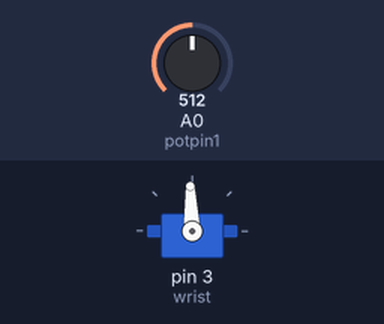
The sketch below on a simulated Arduino Uno, built with avr-gcc and run on an emulated ATmega328P. Shown: servo. The inputs (shaded band) are chosen by the test bench; at power-on: A0 (potpin1) = 512.

Above: at 1.2 s.
1.3 s: A0 (potpin1) set to 716
At 2.1 s:
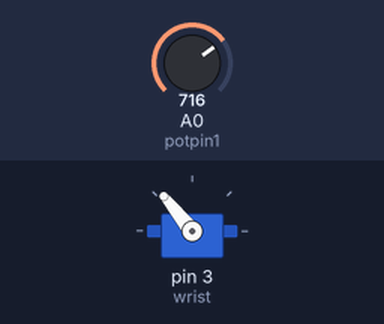
2.8 s: A0 (potpin1) set to 900
At 3.3 s:
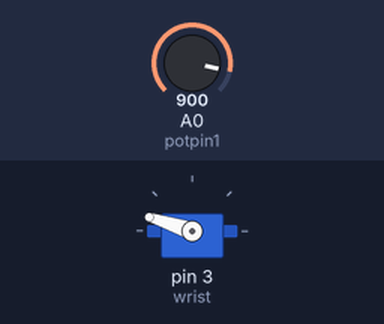
4.3 s: A0 (potpin1) set to 1023
At 5.5 s:
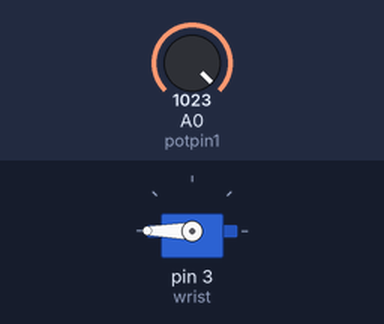
5.8 s: A0 (potpin1) set to 306
At 6.7 s:
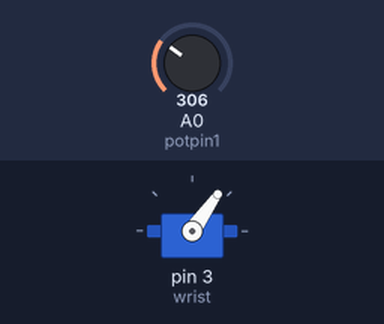
7.3 s: A0 (potpin1) set to 122
At 7.9 s:
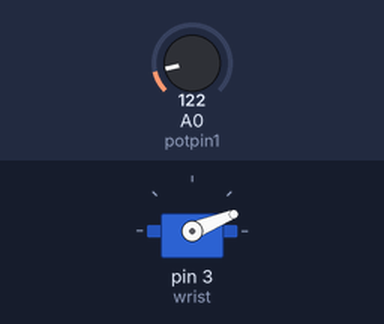
8.8 s: A0 (potpin1) set to 511
At 10.2 s:
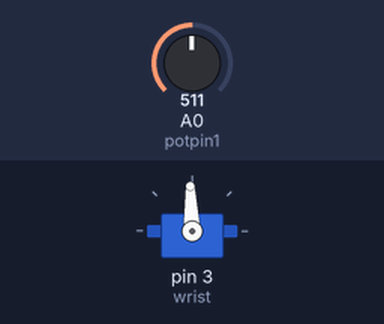
Timing chart, 0 to 11.3 s (numbered marks = the images above; inputs shaded):
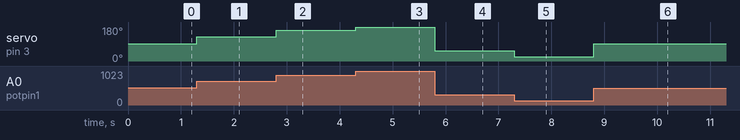

Measured:
- after the input at 1.3 s, servo on pin 3 (wrist): 92° → 129° at once
- after the input at 2.8 s, servo on pin 3 (wrist): 129° → 162° at once
- after the input at 4.3 s, servo on pin 3 (wrist): 162° → 180° at once
- after the input at 5.8 s, servo on pin 3 (wrist): 180° → 55° at once
- after the input at 7.3 s, servo on pin 3 (wrist): 55° → 22° at once
- after the input at 8.8 s, servo on pin 3 (wrist): 22° → 92° at once

The sketch:

Wrist_Movement.ino
```cpp
#include <Servo.h>

Servo wrist;
int potpin1 = 0;
int val1;
void setup()
{
  wrist.attach(3);
}


void loop()
{
  //Mapping the servo motor motion according to the voltage value from potentiometer and achieve accurate angle movement
  val1 = analogRead(potpin1);
  val1 = map(val1, 0, 1023, 0, 185 );
  wrist.write(val1);
}
```
